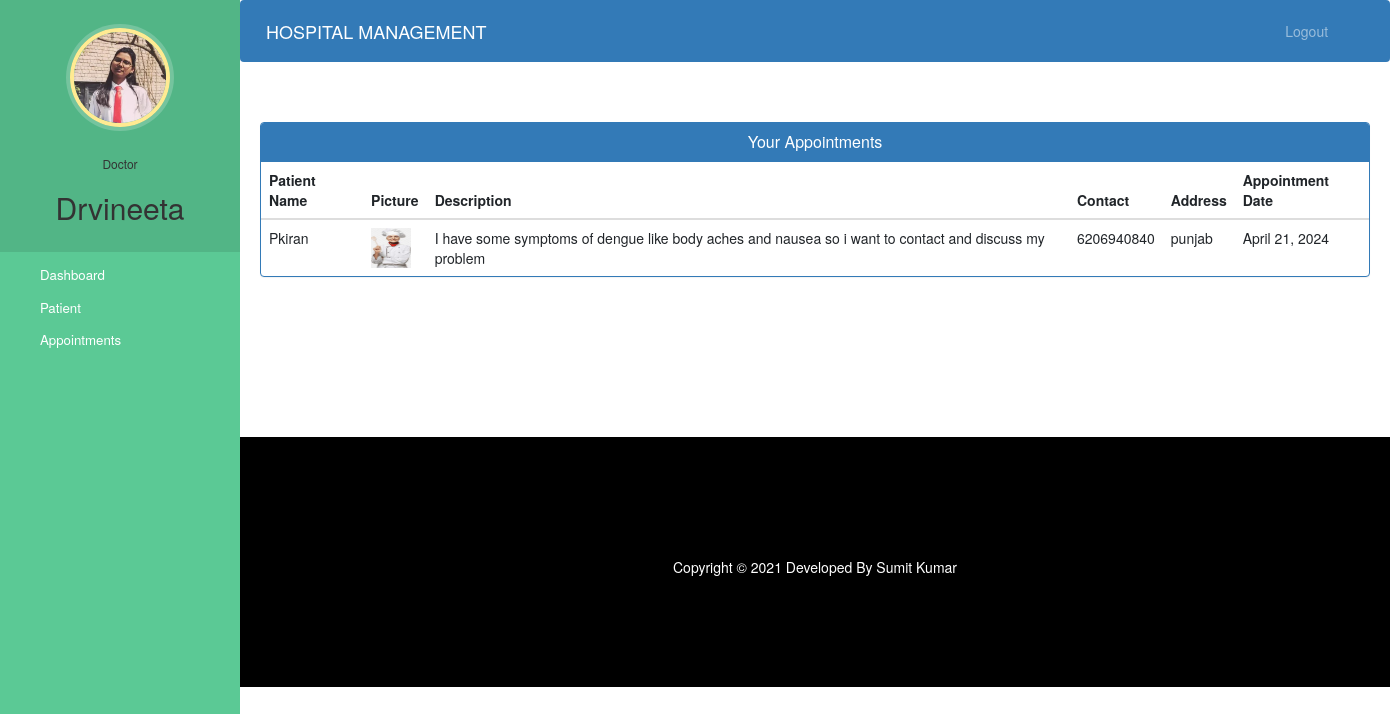
The app's page /doctor-view-appointment (signed in) with its own data.
### hospital/models.py (models this page shows, shortened)
class Doctor(models.Model):
    user=models.OneToOneField(User,on_delete=models.CASCADE)
    profile_pic= models.ImageField(upload_to='profile_pic/DoctorProfilePic/',null=True,blank=True)
    address = models.CharField(max_length=40)
    mobile = models.CharField(max_length=20,null=True)
    department= models.CharField(max_length=50,choices=departments,default='Cardiologist')
    status=models.BooleanField(default=False)

class Appointment(models.Model):
    patientId=models.PositiveIntegerField(null=True)
    doctorId=models.PositiveIntegerField(null=True)
    patientName=models.CharField(max_length=40,null=True)
    doctorName=models.CharField(max_length=40,null=True)
    appointmentDate=models.DateField(auto_now=True)
    description=models.TextField(max_length=500)
    status=models.BooleanField(default=False)

class Patient(models.Model):
    user=models.OneToOneField(User,on_delete=models.CASCADE)
    profile_pic= models.ImageField(upload_to='profile_pic/PatientProfilePic/',null=True,blank=True)
    address = models.CharField(max_length=40)
    mobile = models.CharField(max_length=20,null=False)
    symptoms = models.CharField(max_length=100,null=False)
    assignedDoctorId = models.PositiveIntegerField(null=True)
    admitDate=models.DateField(auto_now=True)
    status=models.BooleanField(default=False)

### hospital/views.py (the view)
# urls.py: path('doctor-view-appointment', views.doctor_view_appointment_view,name='doctor-view-appointment'),
@login_required(login_url='doctorlogin')
@user_passes_test(is_doctor)
def doctor_view_appointment_view(request):
    doctor=models.Doctor.objects.get(user_id=request.user.id) #for profile picture of doctor in sidebar
    appointments=models.Appointment.objects.all().filter(status=True,doctorId=request.user.id)
    patientid=[]
    for a in appointments:
        patientid.append(a.patientId)
    patients=models.Patient.objects.all().filter(status=True,user_id__in=patientid)
    appointments=zip(appointments,patients)
    return render(request,'hospital/doctor_view_appointment.html',{'appointments':appointments,'doctor':doctor})

### hospital/views.py (called while the page is built)
def is_doctor(user):
    return user.groups.filter(name='DOCTOR').exists()

### templates/hospital/doctor_view_appointment.html (shortened to what this page needs)
{% extends 'hospital/doctor_base.html' %}
{% block content %}
{%load static%}
<head>
  <link href="//netdna.bootstrapcdn.com/bootstrap/3.0.0/css/bootstrap.min.css" rel="stylesheet" id="bootstrap-css">
</head>
<div class="container">
  <div class="panel panel-primary">
    <div class="panel-heading">
      <h6 class="panel-title">Your Appointments</h6>
    </div>
    <table class="table table-hover" id="dev-table">
      <thead>
        <tr>
          <th>Patient Name</th>
          <th>Picture</th>
          <th>Description</th>
          <th>Contact</th>
          <th>Address</th>
          <th>Appointment Date</th>
        </tr>
      </thead>
      {% for a,p in appointments %}
      <tr>
        <td>{{a.patientName}}</td>
        <td> <img src="{% static p.profile_pic.url %}" alt="Profile Pic" height="40px" width="40px" /></td>
        <td>{{a.description}}</td>
        <td>{{p.mobile}}</td>
        <td>{{p.address}}</td>
        <td>{{a.appointmentDate}}</td>
      </tr>
      {% endfor %}
    </table>
  </div>
</div>
{% endblock content %}

### templates/hospital/doctor_base.html (shortened to what this page needs)
<!DOCTYPE html>
{% load static %}
<html lang="en">
<head>
  <link rel="stylesheet" href="https://stackpath.bootstrapcdn.com/bootstrap/4.3.1/css/bootstrap.min.css">
  <link rel="stylesheet" href="https://maxcdn.bootstrapcdn.com/font-awesome/4.7.0/css/font-awesome.min.css">
</head>
<body>
  <nav class="menu" tabindex="0">
    <header class="avatar">
      <img src="{% static doctor.profile_pic.url %}" alt="Profile Pic" />
      <br><br>
      <h6>Doctor</h6>
      <h2>{{request.user.first_name}}</h2>
    </header>
    <ul>
      <li tabindex="0" class="icon-dashboard"> <a style="color:white; text-decoration:none;" href="/doctor-dashboard"><span>Dashboard</span></a> </li>
      <li tabindex="0" class="icon-users"> <a style="color:white; text-decoration:none;" href="/doctor-patient"><span>Patient</span></a></li>
      <li tabindex="0" class="icon-calendar"> <a style="color:white; text-decoration:none;" href="/doctor-appointment"><span>Appointments</span></a></li>
    </ul>
  </nav>
  <main>
    <div class="bs-example">
      <nav class="navbar navbar-expand-md  navbar-dark fixed-top" style="background:#337AB7;">
        <a href="/doctor-dashboard" class="navbar-brand">HOSPITAL MANAGEMENT</a>
        <div class="collapse navbar-collapse justify-content-between" id="navbarCollapse">
          <div class="navbar-nav" style=" margin-left: 90%;">
            <a href="/logout" class="nav-item nav-link">Logout</a>
          </div>
        </div>
      </nav>
    </div>
    <br><br>
    {% block content %}
    {% endblock content %}
    <br><br><br><br><br><br><br>
    <footer>
      <br>
      <div class="container">
        <div class="row">
          <div class="col-md-12 col-sm-12">
            <div style="color:#ffffff;" class="wow fadeInUp footer-copyright">
              <p>
                Copyright &copy; 2021 Developed By Sumit Kumar </p>
            </div>
          </div>
        </div>
      </div>
    </footer>
  </main>
</body>
</html>

### templates/hospital/doctor_base.html (style rules this page uses)
a:link { text-decoration: none; }
a { color: white; }
footer { padding: 0px 0px 0px 0px; background-color: black; margin: 0px; }
p { text-align: center; }
body { padding-left: 240px; }
main { position: relative; height: 100vh; }
.menu { background: #5bc995; height: 100vh; width: 240px; position: fixed; top: 0px; left: 0; z-index: 5; outline: none; }
.menu .avatar { background: rgba(0, 0, 0, 0.1); padding: 2em 0.5em; text-align: center; }
.menu .avatar img { width: 100px; border-radius: 50%; overflow: hidden; border: 4px solid #ffea92; box-shadow: 0 0 0 4px rgba(255, 255, 255, 0.2); }
.menu .avatar h2 { font-weight: normal; margin-bottom: 0; }
.menu ul { list-style: none; padding: 0.5em 0; margin: 0; }
.menu ul li { padding: 0.5em 1em 0.5em 3em; font-size: 0.95em; font-weight: regular; background-repeat: no-repeat; background-position: left 15px center; background-size: auto 20px; transition: all 0.15s linear; cursor: pointer; }
.menu ul li.icon-dashboard { background-image: url("http://www.entypo.com/images//gauge.svg"); }
.menu ul li.icon-users { background-image: url("http://www.entypo.com/images//users.svg"); }
.menu ul li.icon-calendar { background-image: url("http://www.entypo.com/images//calendar.svg"); }

### templates/hospital/doctor_view_appointment.html (style rules this page uses)
a:link { text-decoration: none; }
h6 { text-align: center; }
.row { margin: 100px; }

### records on screen
Doctor: profile_pic (picture)
Appointment: patientName "Pkiran", profile_pic (picture), description "I have some symptoms of dengue like body aches and nausea so i want to contact and discuss my problem", mobile "6206940840", address "punjab", appointmentDate "April 21, 2024"

### other values on screen
{{ request.user.first_name }} "Drvineeta"
